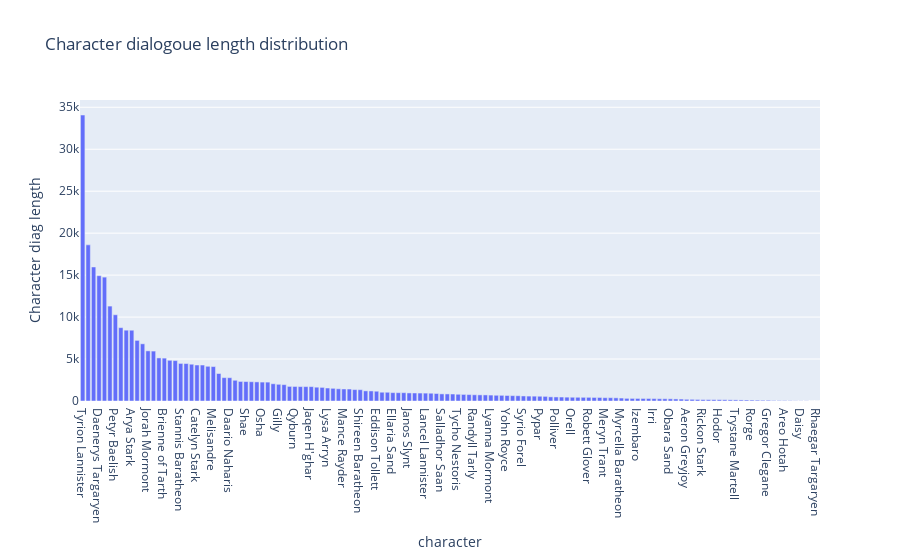

Notebook cell for this chart:
### Markdown cell above
We are going to investigate how many episodes and series does each character appear in and also what is the average token length ie. how much dialogoue are present for each character as the dialogoue length could indicate the importance of a character. This is thought as a good approximation, as a character with a lot of dialogoue probably also are present a lot in the series and this could indicate the importance of the character.

### Code cell
#hide_input
fig_char_diag_len = px.bar(df_diag,x = "character", y="Character diag length", title = "Character dialogoue length distribution")
fig_char_diag_len.update_layout(xaxis={'categoryorder':'total descending'})

fig_char_diag_len.show()

### Figure 1 — Plotly figure (JSON) as saved in the notebook; plotly's stock layout.template omitted (floating-point values rounded to 4 significant figures; data arrays with more than 128 entries replaced by an {"elided": "..."} marker saying what was removed)
{"data": [{"alignmentgroup": "True", "hovertemplate": "character=%{x}<br>Character diag length=%{y}<extra></extra>", "legendgroup": "", "marker": {"color": "#636efa", "pattern": {"shape": ""}}, "name": "", "offsetgroup": "", "orientation": "v", "showlegend": false, "textposition": "auto", "type": "bar", "x": {"elided": "136 str values"}, "xaxis": "x", "y": {"elided": "136 int values"}, "yaxis": "y"}], "layout": {"barmode": "relative", "legend": {"tracegroupgap": 0}, "title": {"text": "Character dialogoue length distribution"}, "xaxis": {"anchor": "y", "categoryorder": "total descending", "domain": [0, 1], "title": {"text": "character"}}, "yaxis": {"anchor": "x", "domain": [0, 1], "title": {"text": "Character diag length"}}}}
